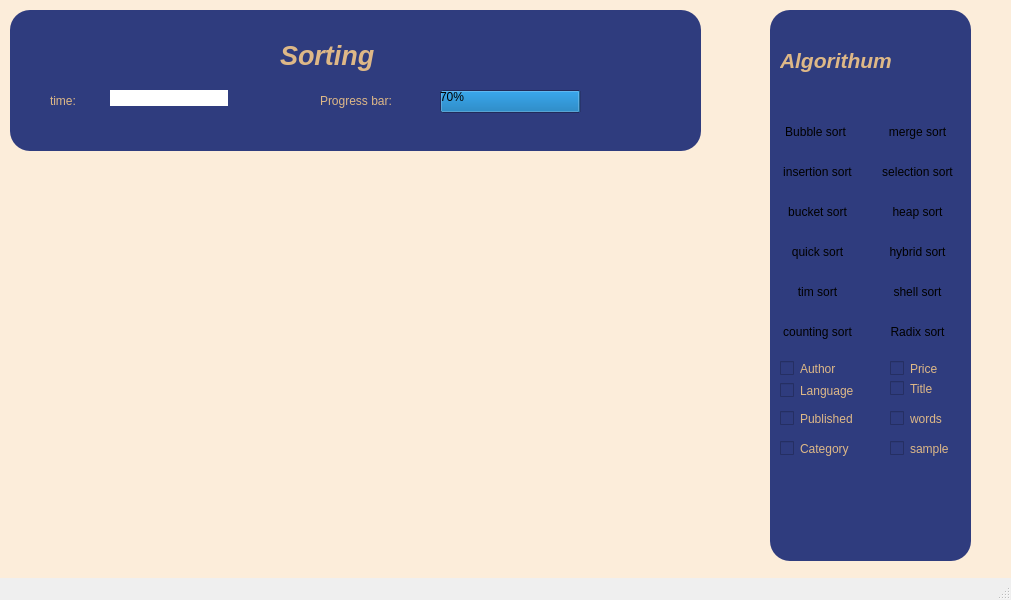
<?xml version="1.0" encoding="UTF-8"?>
<ui version="4.0">
 <class>MainWindow</class>
 <widget class="QMainWindow" name="MainWindow">
  <property name="geometry">
   <rect>
    <x>0</x>
    <y>0</y>
    <width>1011</width>
    <height>600</height>
   </rect>
  </property>
  <property name="sizePolicy">
   <sizepolicy hsizetype="Ignored" vsizetype="Preferred">
    <horstretch>0</horstretch>
    <verstretch>0</verstretch>
   </sizepolicy>
  </property>
  <property name="minimumSize">
   <size>
    <width>1011</width>
    <height>600</height>
   </size>
  </property>
  <property name="maximumSize">
   <size>
    <width>1011</width>
    <height>600</height>
   </size>
  </property>
  <property name="windowTitle">
   <string>MainWindow</string>
  </property>
  <widget class="QWidget" name="centralwidget">
   <widget class="QWidget" name="widget" native="true">
    <property name="geometry">
     <rect>
      <x>0</x>
      <y>0</y>
      <width>1011</width>
      <height>631</height>
     </rect>
    </property>
    <property name="minimumSize">
     <size>
      <width>1011</width>
      <height>631</height>
     </size>
    </property>
    <property name="maximumSize">
     <size>
      <width>1011</width>
      <height>631</height>
     </size>
    </property>
    <property name="autoFillBackground">
     <bool>false</bool>
    </property>
    <property name="styleSheet">
     <string notr="true">background-color: rgb(252, 237, 218);</string>
    </property>
    <widget class="QWidget" name="widget_2" native="true">
     <property name="geometry">
      <rect>
       <x>10</x>
       <y>10</y>
       <width>691</width>
       <height>141</height>
      </rect>
     </property>
     <property name="styleSheet">
      <string notr="true">QWidget
{
 
	background-color: rgb(47, 60, 126);
   border-radius:20%;
}</string>
     </property>
     <widget class="QLabel" name="label">
      <property name="geometry">
       <rect>
        <x>270</x>
        <y>10</y>
        <width>181</width>
        <height>71</height>
       </rect>
      </property>
      <property name="font">
       <font>
        <family>MS Shell Dlg 2</family>
        <pointsize>20</pointsize>
        <weight>75</weight>
        <italic>true</italic>
        <bold>true</bold>
       </font>
      </property>
      <property name="styleSheet">
       <string notr="true">color: rgb(222, 184, 135);
</string>
      </property>
      <property name="text">
       <string>Sorting</string>
      </property>
     </widget>
     <widget class="QLabel" name="label_2">
      <property name="geometry">
       <rect>
        <x>40</x>
        <y>80</y>
        <width>61</width>
        <height>21</height>
       </rect>
      </property>
      <property name="styleSheet">
       <string notr="true">font: 75 12pt &quot;MS Shell Dlg 2&quot;;
color: rgb(222, 184, 135);</string>
      </property>
      <property name="text">
       <string>time:</string>
      </property>
     </widget>
     <widget class="QProgressBar" name="progressBar">
      <property name="geometry">
       <rect>
        <x>430</x>
        <y>80</y>
        <width>201</width>
        <height>23</height>
       </rect>
      </property>
      <property name="value">
       <number>70</number>
      </property>
     </widget>
     <widget class="Line" name="line">
      <property name="geometry">
       <rect>
        <x>100</x>
        <y>80</y>
        <width>118</width>
        <height>16</height>
       </rect>
      </property>
      <property name="styleSheet">
       <string notr="true">color: rgb(255, 255, 255);
background-color: rgb(255, 255, 255);</string>
      </property>
      <property name="orientation">
       <enum>Qt::Horizontal</enum>
      </property>
     </widget>
     <widget class="QLabel" name="label_3">
      <property name="geometry">
       <rect>
        <x>310</x>
        <y>80</y>
        <width>101</width>
        <height>21</height>
       </rect>
      </property>
      <property name="styleSheet">
       <string notr="true">font: 75 12pt &quot;MS Shell Dlg 2&quot;;
color: rgb(222, 184, 135);</string>
      </property>
      <property name="text">
       <string>Progress bar:</string>
      </property>
     </widget>
    </widget>
    <widget class="QWidget" name="widget_4" native="true">
     <property name="geometry">
      <rect>
       <x>770</x>
       <y>10</y>
       <width>201</width>
       <height>551</height>
      </rect>
     </property>
     <property name="styleSheet">
      <string notr="true">QWidget
{
 
	background-color: rgb(47, 60, 126);
   border-radius:20%;
}</string>
     </property>
     <widget class="QPushButton" name="pushButton_13">
      <property name="geometry">
       <rect>
        <x>10</x>
        <y>150</y>
        <width>75</width>
        <height>23</height>
       </rect>
      </property>
      <property name="styleSheet">
       <string notr="true">QPushButton
{
    background-color: rgb(52, 205, 220 );
	color:rgb(0,0,0);
	border-radius:10%;
}

QPushButton:hover{
	background-color:rgb(37,150,190);
	color: rgb(255, 255, 255);
}background-color:rgb(37,150,190);
	color: rgb(255, 255, 255);</string>
      </property>
      <property name="text">
       <string>insertion sort</string>
      </property>
     </widget>
     <widget class="QPushButton" name="pushButton_14">
      <property name="geometry">
       <rect>
        <x>10</x>
        <y>190</y>
        <width>75</width>
        <height>23</height>
       </rect>
      </property>
      <property name="styleSheet">
       <string notr="true">QPushButton
{
    background-color: rgb(52, 205, 220 );
	color:rgb(0,0,0);
	border-radius:5%;
}

QPushButton:hover{
	background-color:rgb(37,150,190);
	color: rgb(255, 255, 255);
}background-color:rgb(37,150,190);
	color: rgb(255, 255, 255);</string>
      </property>
      <property name="text">
       <string>bucket sort</string>
      </property>
     </widget>
     <widget class="QPushButton" name="pushButton_15">
      <property name="geometry">
       <rect>
        <x>10</x>
        <y>230</y>
        <width>75</width>
        <height>23</height>
       </rect>
      </property>
      <property name="styleSheet">
       <string notr="true">QPushButton
{
    background-color: rgb(52, 205, 220 );
	color:rgb(0,0,0);
	border-radius:10%;
}

QPushButton:hover{
	background-color:rgb(37,150,190);
	color: rgb(255, 255, 255);
}background-color:rgb(37,150,190);
	color: rgb(255, 255, 255);</string>
      </property>
      <property name="text">
       <string>quick sort</string>
      </property>
     </widget>
     <widget class="QPushButton" name="pushButton_16">
      <property name="geometry">
       <rect>
        <x>10</x>
        <y>270</y>
        <width>75</width>
        <height>23</height>
       </rect>
      </property>
      <property name="styleSheet">
       <string notr="true">QPushButton
{
    background-color: rgb(52, 205, 220 );
	color:rgb(0,0,0);
	border-radius:10%;
}

QPushButton:hover{
	background-color:rgb(37,150,190);
	color: rgb(255, 255, 255);
}background-color:rgb(37,150,190);
	color: rgb(255, 255, 255);</string>
      </property>
      <property name="text">
       <string>tim sort</string>
      </property>
     </widget>
     <widget class="QPushButton" name="pushButton_17">
      <property name="geometry">
       <rect>
        <x>110</x>
        <y>150</y>
        <width>75</width>
        <height>23</height>
       </rect>
      </property>
      <property name="styleSheet">
       <string notr="true">QPushButton
{
    background-color: rgb(52, 205, 220 );
	color:rgb(0,0,0);
	border-radius:10%;
}

QPushButton:hover{
	background-color:rgb(37,150,190);
	color: rgb(255, 255, 255);
}background-color:rgb(37,150,190);
	color: rgb(255, 255, 255);</string>
      </property>
      <property name="text">
       <string>selection sort</string>
      </property>
     </widget>
     <widget class="QPushButton" name="pushButton_18">
      <property name="geometry">
       <rect>
        <x>110</x>
        <y>190</y>
        <width>75</width>
        <height>23</height>
       </rect>
      </property>
      <property name="styleSheet">
       <string notr="true">QPushButton
{
    background-color: rgb(52, 205, 220 );
	color:rgb(0,0,0);
	border-radius:5%;
}

QPushButton:hover{
	background-color:rgb(37,150,190);
	color: rgb(255, 255, 255);
}background-color:rgb(37,150,190);
	color: rgb(255, 255, 255);</string>
      </property>
      <property name="text">
       <string>heap sort</string>
      </property>
     </widget>
     <widget class="QPushButton" name="pushButton_19">
      <property name="geometry">
       <rect>
        <x>110</x>
        <y>230</y>
        <width>75</width>
        <height>23</height>
       </rect>
      </property>
      <property name="styleSheet">
       <string notr="true">QPushButton
{
    background-color: rgb(52, 205, 220 );
	color:rgb(0,0,0);
	border-radius:10%;
}

QPushButton:hover{
	background-color:rgb(37,150,190);
	color: rgb(255, 255, 255);
}background-color:rgb(37,150,190);
	color: rgb(255, 255, 255);</string>
      </property>
      <property name="text">
       <string>hybrid sort</string>
      </property>
     </widget>
     <widget class="QPushButton" name="pushButton_20">
      <property name="geometry">
       <rect>
        <x>110</x>
        <y>270</y>
        <width>75</width>
        <height>23</height>
       </rect>
      </property>
      <property name="styleSheet">
       <string notr="true">QPushButton
{
    background-color: rgb(52, 205, 220 );
	color:rgb(0,0,0);
	border-radius:10%;
}

QPushButton:hover{
	background-color:rgb(37,150,190);
	color: rgb(255, 255, 255);
}background-color:rgb(37,150,190);
	color: rgb(255, 255, 255);</string>
      </property>
      <property name="text">
       <string>shell sort</string>
      </property>
     </widget>
     <widget class="QPushButton" name="pushButton_21">
      <property name="geometry">
       <rect>
        <x>110</x>
        <y>310</y>
        <width>75</width>
        <height>23</height>
       </rect>
      </property>
      <property name="styleSheet">
       <string notr="true">QPushButton
{
    background-color: rgb(52, 205, 220 );
	color:rgb(0,0,0);
	border-radius:10%;
}

QPushButton:hover{
	background-color:rgb(37,150,190);
	color: rgb(255, 255, 255);
}background-color:rgb(37,150,190);
	color: rgb(255, 255, 255);</string>
      </property>
      <property name="text">
       <string>Radix sort</string>
      </property>
     </widget>
     <widget class="QPushButton" name="pushButton_22">
      <property name="geometry">
       <rect>
        <x>10</x>
        <y>310</y>
        <width>75</width>
        <height>23</height>
       </rect>
      </property>
      <property name="styleSheet">
       <string notr="true">QPushButton
{
    background-color: rgb(52, 205, 220 );
	color:rgb(0,0,0);
	border-radius:10%;
}

QPushButton:hover{
	background-color:rgb(37,150,190);
	color: rgb(255, 255, 255);
}background-color:rgb(37,150,190);
	color: rgb(255, 255, 255);</string>
      </property>
      <property name="text">
       <string>counting sort</string>
      </property>
     </widget>
     <widget class="QCheckBox" name="checkBox_9">
      <property name="geometry">
       <rect>
        <x>120</x>
        <y>370</y>
        <width>81</width>
        <height>17</height>
       </rect>
      </property>
      <property name="styleSheet">
       <string notr="true">font: 11pt &quot;Segoe MDL2 Assets&quot;;
color: rgb(222, 184, 135);</string>
      </property>
      <property name="text">
       <string>Title</string>
      </property>
     </widget>
     <widget class="QCheckBox" name="checkBox_10">
      <property name="geometry">
       <rect>
        <x>10</x>
        <y>350</y>
        <width>81</width>
        <height>17</height>
       </rect>
      </property>
      <property name="styleSheet">
       <string notr="true">font: 11pt &quot;Segoe MDL2 Assets&quot;;
color: rgb(222, 184, 135);</string>
      </property>
      <property name="text">
       <string>Author</string>
      </property>
     </widget>
     <widget class="QCheckBox" name="checkBox_11">
      <property name="geometry">
       <rect>
        <x>120</x>
        <y>350</y>
        <width>81</width>
        <height>17</height>
       </rect>
      </property>
      <property name="styleSheet">
       <string notr="true">font: 11pt &quot;Segoe MDL2 Assets&quot;;
color: rgb(222, 184, 135);</string>
      </property>
      <property name="text">
       <string>Price</string>
      </property>
     </widget>
     <widget class="QCheckBox" name="checkBox_12">
      <property name="geometry">
       <rect>
        <x>10</x>
        <y>370</y>
        <width>81</width>
        <height>21</height>
       </rect>
      </property>
      <property name="styleSheet">
       <string notr="true">font: 11pt &quot;Segoe MDL2 Assets&quot;;
color: rgb(222, 184, 135);</string>
      </property>
      <property name="text">
       <string>Language</string>
      </property>
     </widget>
     <widget class="QCheckBox" name="checkBox_13">
      <property name="geometry">
       <rect>
        <x>10</x>
        <y>400</y>
        <width>81</width>
        <height>17</height>
       </rect>
      </property>
      <property name="styleSheet">
       <string notr="true">font: 11pt &quot;Segoe MDL2 Assets&quot;;
color: rgb(222, 184, 135);</string>
      </property>
      <property name="text">
       <string>Published</string>
      </property>
     </widget>
     <widget class="QCheckBox" name="checkBox_14">
      <property name="geometry">
       <rect>
        <x>120</x>
        <y>430</y>
        <width>81</width>
        <height>17</height>
       </rect>
      </property>
      <property name="styleSheet">
       <string notr="true">font: 11pt &quot;Segoe MDL2 Assets&quot;;
color: rgb(222, 184, 135);</string>
      </property>
      <property name="text">
       <string>sample</string>
      </property>
     </widget>
     <widget class="QCheckBox" name="checkBox_15">
      <property name="geometry">
       <rect>
        <x>10</x>
        <y>430</y>
        <width>81</width>
        <height>17</height>
       </rect>
      </property>
      <property name="styleSheet">
       <string notr="true">font: 11pt &quot;Segoe MDL2 Assets&quot;;
color: rgb(222, 184, 135);</string>
      </property>
      <property name="text">
       <string>Category</string>
      </property>
     </widget>
     <widget class="QCheckBox" name="checkBox_16">
      <property name="geometry">
       <rect>
        <x>120</x>
        <y>400</y>
        <width>91</width>
        <height>17</height>
       </rect>
      </property>
      <property name="styleSheet">
       <string notr="true">font: 11pt &quot;Segoe MDL2 Assets&quot;;
color: rgb(222, 184, 135);</string>
      </property>
      <property name="text">
       <string>words</string>
      </property>
     </widget>
     <widget class="QPushButton" name="pushButton_23">
      <property name="geometry">
       <rect>
        <x>10</x>
        <y>110</y>
        <width>71</width>
        <height>23</height>
       </rect>
      </property>
      <property name="styleSheet">
       <string notr="true">QPushButton
{
    background-color: rgb(52, 205, 220 );
	color:rgb(0,0,0);
	border-radius:10%;
}

QPushButton:hover{
	background-color:rgb(37,150,190);
	color: rgb(255, 255, 255);
}background-color:rgb(37,150,190);
	color: rgb(255, 255, 255);</string>
      </property>
      <property name="text">
       <string>Bubble sort</string>
      </property>
     </widget>
     <widget class="QPushButton" name="pushButton_24">
      <property name="geometry">
       <rect>
        <x>110</x>
        <y>110</y>
        <width>75</width>
        <height>23</height>
       </rect>
      </property>
      <property name="styleSheet">
       <string notr="true">QPushButton
{
    background-color: rgb(52, 205, 220 );
	color:rgb(0,0,0);
	border-radius:10%;
}

QPushButton:hover{
	background-color:rgb(37,150,190);
	color: rgb(255, 255, 255);
}background-color:rgb(37,150,190);
	color: rgb(255, 255, 255);</string>
      </property>
      <property name="text">
       <string>merge sort</string>
      </property>
     </widget>
     <widget class="QLabel" name="label_4">
      <property name="geometry">
       <rect>
        <x>10</x>
        <y>20</y>
        <width>191</width>
        <height>61</height>
       </rect>
      </property>
      <property name="font">
       <font>
        <family>MS Shell Dlg 2</family>
        <pointsize>16</pointsize>
        <weight>75</weight>
        <italic>true</italic>
        <bold>true</bold>
       </font>
      </property>
      <property name="styleSheet">
       <string notr="true">color: rgb(222, 184, 135);
</string>
      </property>
      <property name="text">
       <string>Algorithum</string>
      </property>
     </widget>
    </widget>
   </widget>
  </widget>
  <widget class="QStatusBar" name="statusbar"/>
 </widget>
 <resources/>
 <connections/>
</ui>
